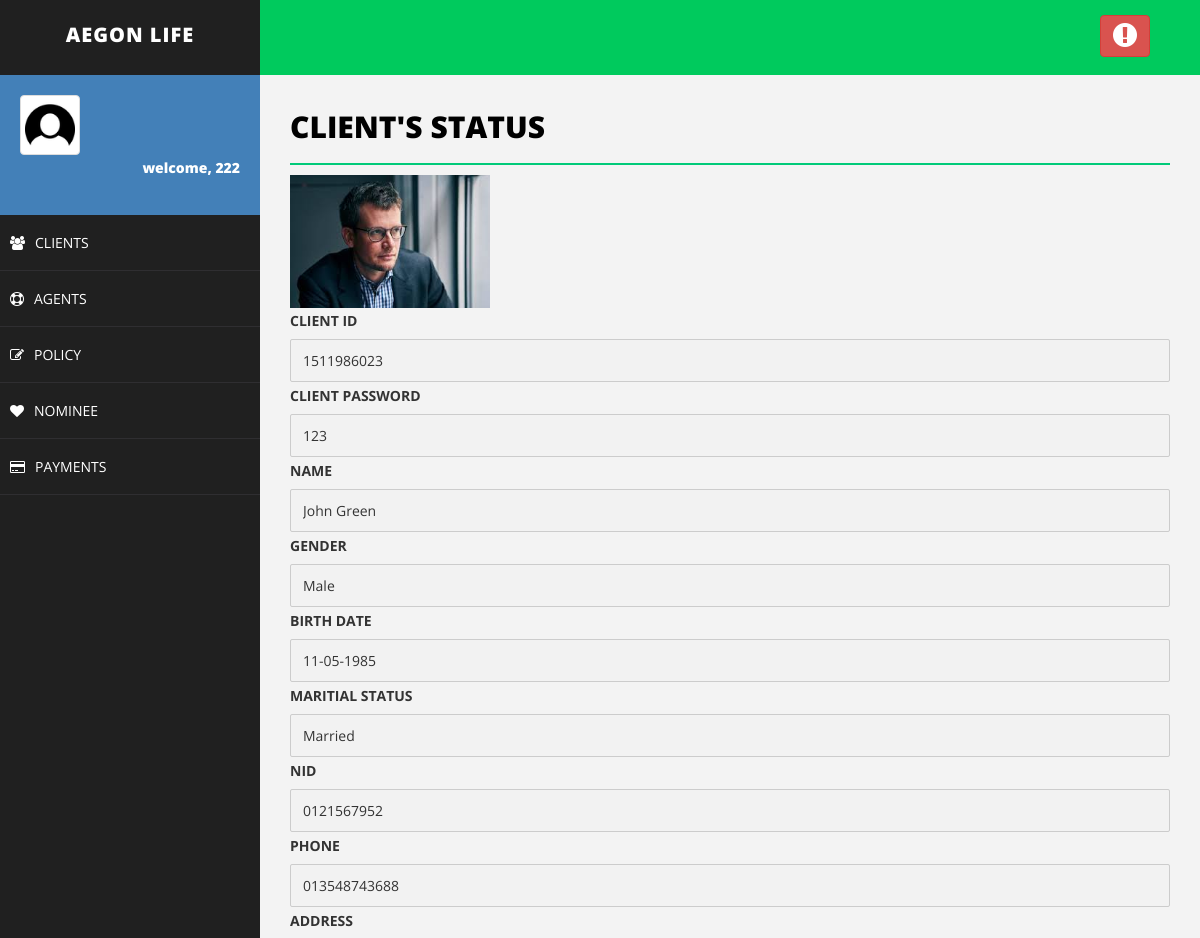
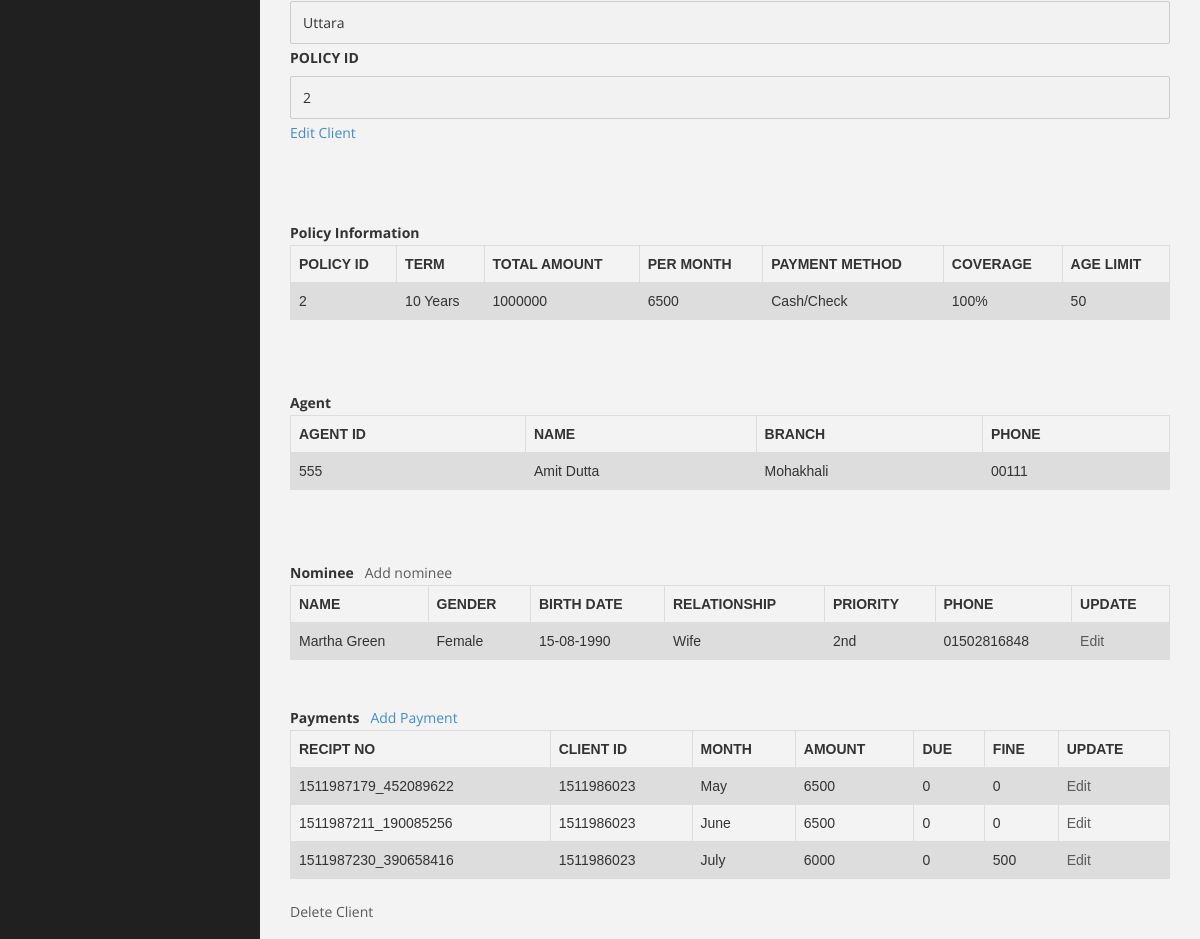
The app's page /lims/clientStatus.php?client_id=1511986023 (signed in) with its own data (2 pictures, top to bottom).
### tables this page shows
CREATE TABLE IF NOT EXISTS `client` (
  `client_id` varchar(200) NOT NULL,
  `client_password` varchar(30) NOT NULL,
  `name` varchar(50) NOT NULL,
  `sex` varchar(20) NOT NULL,
  `birth_date` varchar(20) NOT NULL,
  `marital_status` varchar(20) NOT NULL,
  `nid` varchar(50) NOT NULL,
  `phone` varchar(20) NOT NULL,
  `address` varchar(50) NOT NULL,
  `policy_id` varchar(50) NOT NULL,
  `agent_id` varchar(20) NOT NULL,
  `image` varchar(200) NOT NULL
);

CREATE TABLE IF NOT EXISTS `policy` (
  `policy_id` varchar(50) NOT NULL,
  `term` varchar(50) NOT NULL,
  `health_status` varchar(50) NOT NULL,
  `system` varchar(50) NOT NULL,
  `payment_method` varchar(50) NOT NULL,
  `coverage` varchar(50) NOT NULL,
  `age_limit` varchar(20) NOT NULL
);

CREATE TABLE IF NOT EXISTS `agent` (
  `agent_id` varchar(50) NOT NULL,
  `agent_password` varchar(30) NOT NULL,
  `name` varchar(50) NOT NULL,
  `branch` varchar(50) NOT NULL,
  `phone` varchar(50) NOT NULL
);

CREATE TABLE IF NOT EXISTS `nominee` (
  `nominee_id` varchar(200) NOT NULL,
  `client_id` varchar(100) NOT NULL,
  `name` varchar(50) NOT NULL,
  `sex` varchar(20) NOT NULL,
  `birth_date` varchar(50) NOT NULL,
  `nid` varchar(50) NOT NULL,
  `relationship` varchar(20) NOT NULL,
  `priority` varchar(20) NOT NULL,
  `phone` varchar(50) NOT NULL
);

CREATE TABLE IF NOT EXISTS `payment` (
  `recipt_no` varchar(20) NOT NULL,
  `client_id` varchar(50) NOT NULL,
  `month` varchar(50) NOT NULL,
  `amount` varchar(50) NOT NULL,
  `due` varchar(50) NOT NULL,
  `fine` varchar(50) NOT NULL,
  `agent_id` varchar(30) NOT NULL
);

### lims/clientStatus.php (the view, shortened to what this page needs)
<!DOCTYPE html>
<html>
<head>
    <link href="assets/css/bootstrap.css" rel="stylesheet" />
    <link href="assets/css/font-awesome.css" rel="stylesheet" />
    <link href="assets/css/basic.css" rel="stylesheet" />
    <link href="assets/css/custom.css" rel="stylesheet" />
</head>
<?php include 'header.php';
$username = $_SESSION["username"];
?>
        <div id="page-wrapper">
                <div class="row">
                    <div class="col-md-12">
                        <h1 class="page-head-line">Client's Status</h1>
<?php
	if($_SERVER["REQUEST_METHOD"] == "GET"){
		$client_id = $_GET["client_id"];
	}
	$sql = "SELECT * from client where client_id='$client_id'";
	$result = $conn->query($sql);
	$policy_id = "";
	$agent_id="";
?>
<?php
	while($row = $result->fetch_assoc()) {
		$images = $row["image"];
?>
			<img class="profile-user-img img-responsive"  width="200px" height="200px" src="<?php echo "../project/uploads/".$images ?>" alt="Client has no profile picture">
<?php
		echo "<label for=\"fname\">CLIENT ID</label>";
	    echo "<input disabled type=\"text\" client_id=\"fname\" name=\"client_id\" placeholder=\"clients id..\" value=\"$row[client_id]\">";
		echo "<label for=\"fname\">CLIENT PASSWORD</label>";
	    echo "<input disabled type=\"text\" client_id=\"fname\" name=\"client_password\" placeholder=\"client password..\" value=\"$row[client_password]\">";
		echo "<label for=\"fname\">NAME</label>";
	    echo "<input disabled type=\"text\" client_id=\"fname\" name=\"name\" placeholder=\"clients Name..\" value=\"$row[name]\">";
		echo "<label for=\"fname\">GENDER</label>";
		echo "<input disabled type=\"text\" client_id=\"fname\" name=\"sex\" placeholder=\"clients gender..\" value=\"$row[sex]\">";
		echo "<label for=\"fname\">BIRTH DATE</label>";
		echo "<input disabled type=\"text\" client_id=\"fname\" name=\"birth_date\" placeholder=\"clients Birth Date..\" value=\"$row[birth_date]\">";
		echo "<label for=\"fname\">MARITIAL STATUS</label>";
		echo "<input disabled type=\"text\" client_id=\"fname\" name=\"marital_status\" placeholder=\"clients Maritial Status..\" value=\"$row[marital_status]\">";
		echo "<label for=\"fname\">NID</label>";
		echo "<input disabled type=\"text\" client_id=\"fname\" name=\"nid\" placeholder=\"clients NID..\" value=\"$row[nid]\">";
		echo "<label for=\"fname\">PHONE</label>";
		echo "<input disabled type=\"text\" client_id=\"fname\" name=\"phone\" placeholder=\"clients Phone..\" value=\"$row[phone]\">";
		echo "<label for=\"fname\">ADDRESS</label>";
		echo "<input disabled type=\"text\" client_id=\"fname\" name=\"address\" placeholder=\"clients Address..\" value=\"$row[address]\">";
		echo "<label for=\"fname\">POLICY ID</label>";
		echo "<input disabled type=\"text\" client_id=\"fname\" name=\"policy_id\" placeholder=\"policy id..\" value=\"$row[policy_id]\">";
		$policy_id = $row["policy_id"];
		$c_id      = $row["client_id"];
		$a_id  = $row["agent_id"];
		$agent_id = $row["agent_id"];
		echo "<a href='editClient.php?client_id=".$c_id."'>Edit Client</a>\n";
    }
		echo "<br>\n";
	    echo "<br>\n";
	$sql = "SELECT policy_id,term,health_status,system,payment_method,coverage, age_limit FROM policy where policy_id ='$policy_id'";
	$result = $conn->query($sql);
	echo "<table class=\"table\">\n";
    echo "  <tr>\n";
    echo "    <th>POLICY ID</th>\n";
    echo "    <th>TERM</th>\n";
    echo "    <th>TOTAL AMOUNT</th>\n";
    echo "    <th>PER MONTH</th>\n";
	echo "    <th>PAYMENT METHOD</th>\n";
    echo "    <th>COVERAGE</th>\n";
    echo "    <th>AGE LIMIT</th>\n";
    echo "  </tr>\n";
	if ($result->num_rows > 0) {
	while($row = $result->fetch_assoc()) {
		echo "<tr>\n";
		echo "    <td>".$row["policy_id"]."</td>\n";
		echo "    <td>".$row["term"]."</td>\n";
		echo "    <td>".$row["health_status"]."</td>\n";
		echo "    <td>".$row["system"]."</td>\n";
		echo "    <td>".$row["payment_method"]."</td>\n";
		echo "    <td>".$row["coverage"]."</td>\n";
		echo "    <td>".$row["age_limit"]."</td>\n";
	    echo "  </tr>";
	}
	}
echo '</div>';
	echo "<br>\n";
	echo "<br>\n";
	echo '<b>Policy Information</b>';
	$sql = "SELECT * FROM agent where agent_id='$a_id'";
	$result = $conn->query($sql);
	echo "<table class=\"table\">\n";
    echo "  <tr>\n";
    echo "    <th>AGENT ID</th>\n";
    echo "    <th>NAME</th>\n";
    echo "    <th>BRANCH</th>\n";
    echo "    <th>PHONE</th>\n";
    echo "  </tr>";
	if ($result->num_rows > 0) {
	while($row = $result->fetch_assoc()) {
		echo "<tr>\n";
		echo "    <td>".$row["agent_id"]."</td>\n";
		echo "    <td>".$row["name"]."</td>\n";
		echo "    <td>".$row["branch"]."</td>\n";
		echo "    <td>".$row["phone"]."</td>\n";
		echo "  </tr>";
	}
	}
	echo '<b>Agent</b>';
	$sql = "SELECT * FROM nominee where client_id='$c_id'";
	$result = $conn->query($sql);
	echo "<table class=\"table\">\n";
    echo "  <tr>\n";
    echo "    <th>NAME</th>\n";
    echo "    <th>GENDER</th>\n";
    echo "    <th>BIRTH DATE</th>\n";
	echo "    <th>RELATIONSHIP</th>\n";
	echo "    <th>PRIORITY</th>\n";
    echo "    <th>PHONE</th>\n";
	echo "    <th>UPDATE</th>\n";
    echo "  </tr>";
	if ($result->num_rows > 0) {
	while($row = $result->fetch_assoc()) {
		echo "<tr>\n";
		echo "    <td>".$row["name"]."</td>\n";
		echo "    <td>".$row["sex"]."</td>\n";
		echo "    <td>".$row["birth_date"]."</td>\n";
		echo "    <td>".$row["relationship"]."</td>\n";
		echo "    <td>".$row["priority"]."</td>\n";
		echo "    <td>".$row["phone"]."</td>\n";
		if($agent_id == $username || "ahmed" == $username){
			echo "<td>"."<a href='editNominee.php?nominee_id=".$row["nominee_id"]. "'>Edit</a>"."</td>\n";
		}else {
			echo "<td>"."<a class=\"dis\" href='editNominee.php?nominee_id=".$row["nominee_id"]. "'>Edit</a>"."</td>\n";
		}
		echo "  </tr>";
	}
	}
	echo '<b>Nominee</b>'; echo '&nbsp';echo '&nbsp';echo '&nbsp';
	if($agent_id== $username || "ahmed" == $username){
			echo "<a href='addNominee.php?client_id=".$c_id. "'>Add Nominee</a>";
		}else {
			echo "<a class=\"dis\" href='addNominee.php?client_id=".$c_id. "'>Add nominee</a>";
		}
	$sql = "SELECT * FROM payment where client_id='$c_id'";
	$result = $conn->query($sql);
	echo "<table class=\"table\">\n";
    echo "  <tr>\n";
    echo "    <th>RECIPT NO</th>\n";
    echo "    <th>CLIENT ID</th>\n";
    echo "    <th>MONTH</th>\n";
    echo "    <th>AMOUNT</th>\n";
	echo "    <th>DUE</th>\n";
    echo "    <th>FINE</th>\n";
	echo "    <th>UPDATE</th>\n";
    echo "  </tr>";
	echo "<br>\n";
	echo '<b>Payments</b>';  echo '&nbsp';echo '&nbsp';echo '&nbsp'; echo "<a href='addPayment.php?client_id=".$c_id."'>Add Payment</a>";
	if ($result->num_rows > 0) {
	while($row = $result->fetch_assoc()) {
		echo "<tr>\n";
		echo "    <td>".$row["recipt_no"]."</td>\n";
		echo "    <td>".$row["client_id"]."</td>\n";
		echo "    <td>".$row["month"]."</td>\n";
		echo "    <td>".$row["amount"]."</td>\n";
		echo "    <td>".$row["due"]."</td>\n";
		echo "    <td>".$row["fine"]."</td>\n";
		if($row["agent_id"]== $username || "ahmed" == $username){
			echo "<td>"."<a href='editPayment.php?recipt_no=".$row["recipt_no"]. "'>Edit</a>"."</td>\n";
		}else {
			echo "<td>"."<a class=\"dis\" href='editPayment.php?recipt_no=".$row["recipt_no"]. "'>Edit</a>"."</td>\n";
		}
		echo "  </tr>";
	}
	}
	echo "</table>\n";
	if($agent_id== $username || "ahmed" == $username){
			echo "<td>"."<a href='deleteClient.php?client_id=".$client_id. "'>Delete Client</a>"."</td>\n";
		}else {
			echo "<td>"."<a class=\"dis\" href='deleteClient.php?client_id=".$row["client_id"]. "'>Delete Client</a>"."</td>\n";
		}
?>
                </div>
        </div>
    </div>
</body>
</html>

### lims/header.php (shortened to what this page needs)
<body>
    <div id="wrapper">
        <nav class="navbar navbar-default navbar-cls-top " role="navigation" style="margin-bottom: 0">
            <div class="navbar-header">
                <a class="navbar-brand" href="index.php">Aegon Life</a>
            </div>
            <div class="header-right">
                 <a href="<?php echo "logout.php" ?>" class="btn btn-danger" title="Logout"><i class="fa fa-exclamation-circle fa-2x"></i></a>
            </div>
        </nav>
        <nav class="navbar-default navbar-side" role="navigation">
            <div class="sidebar-collapse">
                <ul class="nav" id="main-menu">
                    <li>
                        <div class="user-img-div">
                            <img src="assets/img/user.png" class="img-thumbnail" />
                            <div class="inner-text">
                                <?php
									if(!isset($_SESSION["username"])){
										header("Location: index.php");
									}else {
										echo "welcome, ".$_SESSION["username"];
									}
								?>
                            <br />
                            </div>
                        </div>
                    </li>
                 <li>
                      <a href="client.php"><i class="fa fa-users "></i>CLIENTS</a >
                 </li>
                 <li>
                      <a href="agent.php"><i class="fa fa-life-saver "></i>AGENTS</a>
                 </li>
                 <li>
                      <a href="policy.php"><i class="fa fa-pencil-square-o "></i>POLICY</a>
                 </li>
                 <li>
                      <a href="nominee.php"><i class="fa fa-heart "></i>NOMINEE</a>
                 </li>
                 <li>
                      <a href="payment.php"><i class="fa fa-credit-card "></i>PAYMENTS</a>
                 </li>
                </ul>
            </div>
        </nav>

### lims/assets/css/basic.css (style rules this page uses)
body { font-family: 'Open Sans', sans-serif; line-height:25px; }
#wrapper { width: 100%; background: #202020; }
#page-wrapper { padding: 15px 15px; min-height: 600px; background: #F3F3F3; }
.page-head-line { font-size: 30px; text-transform: uppercase; color: #000; font-weight: 800; padding-bottom: 20px; border-bottom: 2px solid #00CA79; margin-bottom: 10px; }
.navbar-cls-top .navbar-brand { color: #fff; background: #202020; width: 260px; text-align: center; height: 75px; font-size: 20px; letter-spacing: 1px; font-weight: 900; padding-top: 25px; text-transform:uppercase; }
.header-right { color: #fff; padding: 15px 50px 5px 50px; float: right; font-size: 16px; }
.user-img-div { min-height: 140px; padding: 20px; background-color: #4380B8; }
.user-img-div img { max-height: 60px; }
.user-img-div .inner-text { text-align: right; position: relative; color: #fff; font-weight: 800; line-height: 25px; }
.sidebar-collapse, .sidebar-collapse .nav { background: none; }
.sidebar-collapse .nav { padding: 0; }
.sidebar-collapse .nav > li > a { color: #fff; background: #202020; text-shadow: none; padding: 15px 40px; border-bottom: 1px solid #2F2E31; }
.sidebar-collapse > .nav > li > a { padding: 15px 10px; }
.navbar-side { border: none; background-color: #202020; }
.navbar-cls-top { background: #00ca5d; border-bottom: none; }
.navbar-default { border: 0px solid black; }
.navbar-header { background: #000000; }
.nav > li > a > i { margin-right: 10px; }
@media (min-width:768px) { #page-wrapper { margin: 0 0 0 260px; padding: 15px 30px; min-height: 1200px; } }
@media (min-width:768px) { .navbar-side { z-index: 1; position: absolute; width: 260px; } }
@media (min-width:768px) { .navbar { border-radius: 0px; } }

### lims/clientStatus.php (style rules this page uses)
input[type=text], select { width: 100%; padding: 8px 12px; margin: 1px 0; display: inline-block; border: 1px solid #ccc; border-radius: 2px; box-sizing: border-box; }
table { font-family: arial, sans-serif; border-collapse: collapse; width: 100%; }
td, th { border: 1px solid #dddddd; text-align: left; padding: 8px; }
tr:nth-child(even) { background-color: #dddddd; }
.dis { pointer-events: none; cursor: default; color:#595959; }

### records on screen
client: image (picture), client_id "1511986023", client_password "123", name "John Green", sex "Male", birth_date "11-05-1985", marital_status "Married", nid "0121567952", phone "013548743688", address "Uttara", policy_id "2"
policy: policy_id "2", term "10 Years", health_status "1000000", system "6500", payment_method "Cash/Check", coverage "100%", age_limit "50"
agent: agent_id "555", name "Amit Dutta", branch "Mohakhali", phone "00111"
nominee: name "Martha Green", sex "Female", birth_date "15-08-1990", relationship "Wife", priority "2nd", phone "01502816848"
payment: recipt_no "1511987179_452089622", client "1511986023", month "May", amount "6500", due "0", fine "0"
payment: recipt_no "1511987211_190085256", client "1511986023", month "June", amount "6500", due "0", fine "0"
payment: recipt_no "1511987230_390658416", client "1511986023", month "July", amount "6000", due "0", fine "500"

### other values on screen
$_SESSION["username"] "222"
